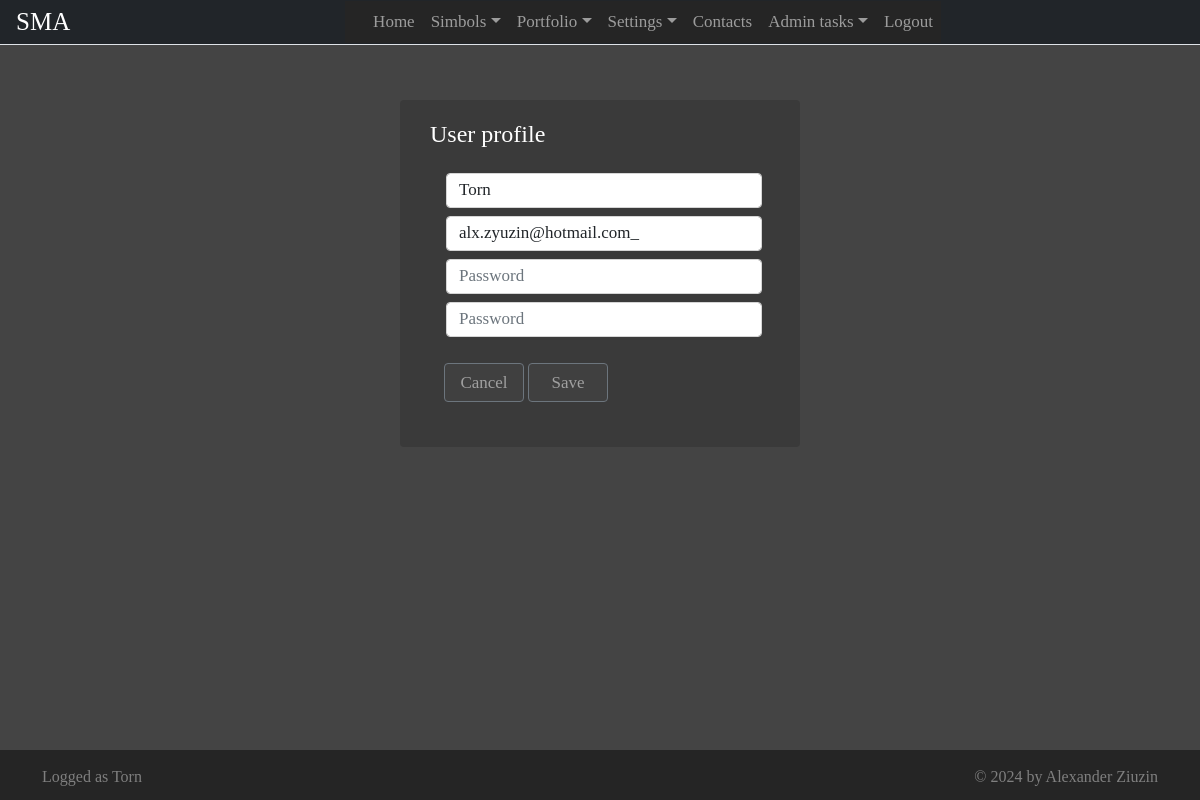
Page /userprofile (signed in) on the committed database.
### app/models.py (models this page shows, shortened)
class User(UserMixin, db.Model):
    __tablename__ = 'user'
    id = db.Column(db.String(100), primary_key=True)
    email = db.Column(db.String(80), unique=True)
    username = db.Column(db.String(100), unique=True)
    password_hash = db.Column(db.String())
    admin = db.Column(db.Boolean)

### app/settings_views.py (the view, shortened to what this page needs)
@app.route('/userprofile', methods=["GET","POST"])
@login_required
def userprfile():
    _operationResult = ""
    return render_template("userprofile.html", pageName = "UserProfile", user = current_user, operationResult = _operationResult)

### app/userlogin.py (called while the page is built)
@login.user_loader
def load_user(id):
    return User.query.get(str(id))

### app/templates/userprofile.html
{% extends "base.html" %}
{% block main %}
<div id="UserProfileDialog" class = "container dialog">
    <form id = "userprofile-form" class = "base-form" action="/userprofile" method="POST">
        <h4 class = "base-form-header">User profile</h4>
        <div class = "container">
            <div class = "row" >
                <div class = "col-sm-12">
                    <input  type="text" class="form-control col-sm" id="inputUserName"
                            name="inputUserName" placeholder="User name" required
                            value="{{user.username}}">
                </div>
            </div>
            <div class = "row" >
                <div class = "col-sm-12">
                    <input  type="text" class="form-control col-sm" id="inputUserEmail"
                            name="inputUserEMail" placeholder="E-Mail" required
                            value="{{user.email}}">
                </div>
            </div>
            <div class = "row">
                <div class = "col-sm-12">
                    <input  type="password" class="form-control  col-sm" id="inputPassword_1"
                            name="inputPassword_1" placeholder="Password" required>
                </div>
            </div>
            <div class = "row">
                <div class = "col-sm-12">
                    <input  type="password" class="form-control  col-sm" id="inputPassword_2"
                            name="inputPassword_2" placeholder="Password" required>
                </div>
            </div>
        </div>
        <div class="base-footer  container-fluid">
            <div class = "row ">
                <div class="col-sm-12 d-flex float-end">
                        <button id="btnCancel" class="btn btn-submit btn-outline-secondary" type="reset">Cancel</button>
                        <button id="btnSubmit" type="submit" class="btn btn-submit btn-outline-secondary">Save</button>
                </div>
            </div>
            <div class = "row">
                <div class = "col-sm-12 d-flex  justify-content-center">
                    <p class = "feedback">&nbsp{{operationResult}}</p>
                </div>
            </div>
        </div>
    </form>
</div>
{% endblock %}

### app/templates/base.html (shortened to what this page needs)
<!DOCTYPE html>
<html lang="en" dir="ltr">
    <head>
        <link rel="stylesheet" type="text/css" href="/static/css/bootstrap.min.css"/>
        <link rel="stylesheet" type="text/css" href="/static/css/style.css" />
	</head>
    <body >
      <header id = "page-header" class="container-sm">
        <nav class="navbar navbar-expand-sm navbar-dark bg-dark fixed-top navigation" >
          <a id = "brand-icon" class="navbar-brand cinzel-400" href="#">SMA</a>
          <div class="collapse navbar-collapse justify-content-center" id="navbarCollapse">
            <ul class="navbar-nav">
              <li class = "nav-item">
                <a class="nav-link {% if pageName == 'Home' %} active {% endif %}" aria-current="page" href="/">Home</a>
              </li>
              {% if user.is_authenticated %}
              <li class = "nav-item dropdown">
                <a  id="navbarDropdownSimbols"
                    class="nav-link dropdown-toggle {% if pageName == 'Simbols' %} active {% endif %}"
                    href="#"
                    role="button" data-bs-toggle="dropdown"
                    aria-expanded="false">Simbols</a>
              </li>
              <li class = "nav-item dropdown">
                <a id ="navbarDropdownPortfolio"
                   class="nav-link dropdown-toggle {% if pageName == 'Portfolio' %} active {% endif %}"
                   href="#"
                   role="button" data-bs-toggle="dropdown"
                  aria-expanded="false">Portfolio</a>
              </li>
              <li class = "nav-item dropdown">
                <a id ="navbarDropdownSettings"
                   class="nav-link dropdown-toggle {% if pageName == 'Settings' %} active {% endif %}"
                   href="#"
                   role="button" data-bs-toggle="dropdown"
                   aria-expanded="false">Settings</a>
              </li>
              {% endif %}
              <li class = "nav-item">
                <a class="nav-link {% if pageName == 'Contacts' %} active {% endif %}" href="/contacts">Contacts</a>
              </li>
              {% if user.admin %}
              <li class = "nav-item dropdown">
                <a id ="navbarDropdownSettings"
                   class="nav-link dropdown-toggle {% if pageName == 'AdminTasks' %} active {% endif %}"
                   href="#"
                   role="button" data-bs-toggle="dropdown"
                   aria-expanded="false">Admin tasks</a>
              {% endif %}
              <li class = "nav-item">
                {% if user.is_authenticated %}
                  <a class="nav-link {% if pageName == 'Login' %} active {% endif %}" href="/logout">Logout</a>
                {% else %}
                  <a class="nav-link {% if pageName == 'Logout' %} active {% endif %}" href="/login">Login</a>
                {% endif %}
              </li>
            </ul>
          </div>
        </nav>
      </header>
      <main id="main">
          {% block main %}
          {% endblock %}
      </main>
      <footer class = "d-flex align-items-center">
        <div  class = "container">
          <div class = "row ">
            <div class = "col-sm-6">
              <div class = "d-flex justify-content-start">
                {% if user.is_authenticated %}
                  Logged as {{user.username}}
                {% endif %}
              </div>
            </div>
            <div class = "col-sm-6" >
              <div class = "d-flex justify-content-end">
                © 2024 by Alexander Ziuzin
              </div>
            </div>
          </div>
        </div>
      </footer>
    </body>
</html>

### app/static/css/style.css (style rules this page uses)
html { visibility:hidden; }
body { color: #566787;background-color:rgb(68, 68, 68); font-family: "HvDTrial_Brandon_Grotesque_regular"; font-size: large; text-size-adjust: 100%; min-width: 375px; }
.cinzel-400 { font-family: 'Cinzel'; font-size: 1.5em; font-weight: 400; color:White; }
.navigation { height: 45px; padding-top: 0px; padding-bottom: 0px; border-bottom: solid white 1px; }
#main { width: 100%; margin-top: 50px; margin-left: 0px; margin-right: 0px; }
footer { position:fixed; bottom: 0; width:100%; height: 50px; background-color:rgb(37, 37, 37); text-align: center; padding-top: 5px; color: #7F7F7F; font-size:medium; padding-top: 3px; }
#brand-icon { margin-left: 4px; }
.col-sm { margin: 4px; }
.navbar { padding-top: 0 !important; padding-bottom: 0 !important; background: #ffffff; padding-left: 0px; padding-right: 0px; border-bottom: 1px solid #dfe3e8; border-radius: 0; }
.navbar .navbar-brand { padding-left: 0; font-size: 25px; }
.navbar .navbar-nav { position: relative; background-color:rgb(37, 37, 37); padding-left: 20px; }
.navbar a, .navbar a:active { color: #888; font-size: 17px; background: transparent; }
#brand-icon { margin-left: 16px; }
.navbar-dark { margin-bottom: 2px; }
.base-form { background-color: #3a3a3a; margin-left: auto; margin-right: auto; border-radius: 4px; margin-bottom: 0px; padding-bottom: 0px; color: #ffffff; }
.base-form-header { margin-bottom: 20px; }
.base-form .form-control { border-color: #d5d5d5; box-shadow: none; height: 35px; outline: none; border-radius: 4px !important; transition: all 0.5s; font-size: 17px; }
#btnSubmit, #btnCancel, #btnReset, #btnGetCompanyData { background-color: #404040; color:#A0A0A0; font-size: 17px; margin: 2px; }
.base-footer { margin-top: 20px; }
#userprofile-form { width:400px; margin-top: 100px; padding-top: 20px; padding-left: 30px; padding-right: 30px; font-size: small; }
.feedback { color: orange; font-size: large; width:100%; white-space: nowrap; }
.row { --bs-gutter-x:0rem }
.btn-submit { text-wrap: nowrap; }
#btnCancel { width: 80px; }
#btnSubmit { width: 80px; }

### rows in the picture
User: inputUserName "Torn", inputUserEMail "alx.zyuzin@hotmail.com_", username "Torn"
